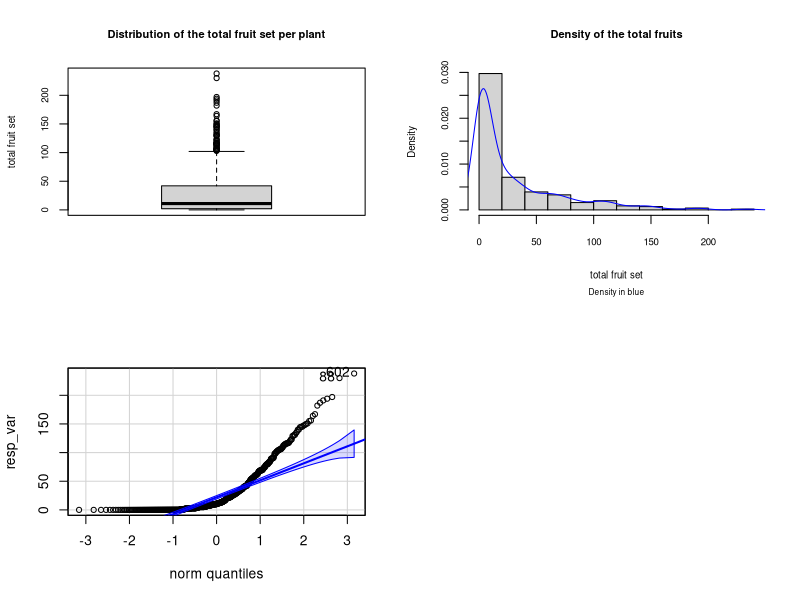

Generate this figure with R: (Note: this script raises an error after producing the figure.)
## ---- chunk 1

setwd(dir="/Users/Baboo19/Documents/R/")

dataframe <- read.csv("arabidopsis.csv", sep=",", header=TRUE)
head(dataframe)
names(dataframe)
str(dataframe)

# dataframe$reg already as.factor
# dataframe$popu already as.factor
dataframe$gen <- as.factor(dataframe$gen)
dataframe$rack <- as.factor(dataframe$rack)
dataframe$nutrient <- as.factor(dataframe$nutrient)
# dataframe$amd already as.factor
# dataframe$status already as.factor
str(dataframe)



## ---- chunk 2

summary(dataframe)

summary(dataframe$popu) # first line - different factors, second line - number of recurrence 

summary(dataframe$gen) # first line - different factors, second line - number of recurrence



summary(dataframe$popu[dataframe$reg=="NL"]) # 2 populations in NL
summary(dataframe$popu[dataframe$reg=="SP"]) # 4 populations in SP
summary(dataframe$popu[dataframe$reg=="SW"]) # 3 populations in SW

summary(dataframe$gen[dataframe$reg=="NL"]) ### gen nested in reg
summary(dataframe$gen[dataframe$reg=="SP"]) ### gen nested in reg
summary(dataframe$gen[dataframe$reg=="SW"]) ### gen nested in reg

summary(dataframe$rack[dataframe$reg=="NL"])
summary(dataframe$rack[dataframe$reg=="SP"])
summary(dataframe$rack[dataframe$reg=="SW"])

summary(dataframe$nutrient[dataframe$reg=="NL"])
summary(dataframe$nutrient[dataframe$reg=="SP"])
summary(dataframe$nutrient[dataframe$reg=="SW"])

summary(dataframe$amd[dataframe$reg=="NL"])
summary(dataframe$amd[dataframe$reg=="SP"])
summary(dataframe$amd[dataframe$reg=="SW"])

summary(dataframe$status[dataframe$reg=="NL"]) ### !! ++ Normal
summary(dataframe$status[dataframe$reg=="SP"]) ### !! ++ Normal
summary(dataframe$status[dataframe$reg=="SW"]) ### !! ++ Normal


summary(dataframe$rack[dataframe$nutrient=="1"])
summary(dataframe$rack[dataframe$nutrient=="8"])

summary(dataframe$amd[dataframe$nutrient=="1"])
summary(dataframe$amd[dataframe$nutrient=="8"])

summary(dataframe$amd[dataframe$rack=="1"])
summary(dataframe$amd[dataframe$rack=="2"])


summary(dataframe$status[dataframe$nutrient=="1"]) ### !! ++ Normal
summary(dataframe$status[dataframe$nutrient=="8"]) ### !! ++ Normal

summary(dataframe$status[dataframe$rack=="1"]) ### !! ++ Normal
summary(dataframe$status[dataframe$rack=="2"]) ### !! ++ Normal

summary(dataframe$status[dataframe$amd=="clipped"]) ### !! ++ Normal
summary(dataframe$status[dataframe$amd=="unclipped"]) ### !! ++ Normal

summary(dataframe$gen[dataframe$status=="Normal"]) ## unbalance gen and status...
summary(dataframe$gen[dataframe$status=="Petri.Plate"]) ## unbalance gen and status...
summary(dataframe$gen[dataframe$status=="Transplant"]) ## unbalance gen and status...



xtabs(~reg+popu, dataframe) # popu nested in reg
xtabs(~reg+gen, dataframe) # gen nested in reg
xtabs(~reg+rack, dataframe) # less in NL
xtabs(~reg+nutrient, dataframe) # less in NL
xtabs(~reg+amd, dataframe) # less in NL
xtabs(~reg+status, dataframe) # unbalanced status...
xtabs(~reg+total.fruits, dataframe)

xtabs(~popu+gen, dataframe) # gen nested in popu, which is nested in reg
xtabs(~popu+rack, dataframe)
xtabs(~popu+nutrient, dataframe)
xtabs(~popu+amd, dataframe)
xtabs(~popu+status, dataframe) # unbalanced status...
xtabs(~popu+total.fruits, dataframe)

xtabs(~gen+rack, dataframe)
xtabs(~gen+nutrient, dataframe) # unbalanced gen...
xtabs(~gen+amd, dataframe) # unbalanced gen...
xtabs(~gen+status, dataframe) # unbalanced gen and status...
xtabs(~gen+total.fruits, dataframe)

xtabs(~rack+nutrient, dataframe)
xtabs(~rack+amd, dataframe)
xtabs(~rack+status, dataframe) # unbalanced status...
xtabs(~rack+total.fruits, dataframe)

xtabs(~nutrient+amd, dataframe)
xtabs(~nutrient+status, dataframe) # unbalanced status...
xtabs(~nutrient+total.fruits, dataframe)

xtabs(~amd+status, dataframe) # unbalanced status...
xtabs(~amd+total.fruits, dataframe)

# popu is nested in reg
# gen is nested in popu, which is nested in reg
# less data from NL
# status : more Normal, than Transplant, than Petri.Plate
# gen : some genotypes have twice or three times more data
## ---- chunk 3
# as.factor() conversion available in the "r setup" code
## ---- chunk 4

#install.packages("car")
#install.packages("MASS")
#install.packages("lme4")
#install.packages("Matrix")
library("car"); library("MASS"); library("lme4"); library("Matrix")

par(mfrow=c(2,2))
boxplot(dataframe$total.fruits, main="Distribution of the total fruit set per plant", ylab="total fruit set", cex.main=0.8, cex.axis=0.7, cex.lab=0.7)

# plot(density(dataframe$total.fruits), col="blue")
hist(dataframe$total.fruits, prob=TRUE, main="Density of the total fruits", sub="Density in blue", xlab="total fruit set", cex.main=0.8, cex.axis=0.7, cex.lab=0.7, cex.sub=0.6)
lines(density(dataframe$total.fruits), col="blue")

resp_var <- dataframe$total.fruits
qqp(resp_var, "norm")

poisson <- fitdistr(resp_var, "Poisson")
qqp(resp_var, "pois", poisson$estimate)
## ---- chunk 5

exp <- fitdistr(resp_var, "exponential")
qqp(resp_var, "exp", exp$estimate)

resp_var <- dataframe$total.fruits + 1 # shifting values - changing 0 to 1
qqp(resp_var, "norm")

log <- fitdistr(resp_var, "log-normal")
qqp(resp_var, "lnorm")

gamma <- fitdistr(resp_var, "gamma")
qqp(resp_var, "gamma", shape=gamma$estimate[[1]], rate=gamma$estimate[[2]])

## ---- chunk 6
library(ggplot2)
library(gridExtra)

names_df <- c(reg = "Country of origin", popu = "Population of origin", gen = "Genotype", rack = "Greenhouse racks", nutrient = "Fertilization treatment", amd = "Simulated herbivory", status = "Germination method") # variables' name and units

plots_df <- function(df){
  plotslist <- list()
  count <- 1
  for (c in colnames(df)){
    if (c!= "total.fruits"){
      plotslist[[count]] <- ggplot(data=df) +
        geom_boxplot(aes_string(x = df[,c], y = df$total.fruits)) +
        theme_bw() + xlab(names_df[c]) + ylab("Total fruit set") +
        ggtitle(paste("Total fruit set VS", names_df[c])) +
        theme(plot.title = element_text(size = 12, face = "bold"))
    }
    count <- count + 1
  }
  return(plotslist) 
}


#plots_df(dataframe)

grid.arrange(grobs=plots_df(dataframe), ncol = 2)
## ---- chunk 7

#install.packages("lme4")
#library("lme4")

all <- glmer(total.fruits~amd*nutrient+(1|status)+(1|rack)+(1|gen)+(1|popu)+(1|reg), dataframe, family="poisson")
# all 
summary(all)

## ---- chunk 8

wo_status <- glmer(total.fruits~amd*nutrient+(1|rack)+(1|gen)+(1|popu)+(1|reg), dataframe, family="poisson")
# wo_status
summary(wo_status)

wo_rack <- glmer(total.fruits~amd*nutrient+(1|status)+(1|gen)+(1|popu)+(1|reg), dataframe, family="poisson")
# wo_rack
summary(wo_rack)

wo_gen <- glmer(total.fruits~amd*nutrient+(1|status)+(1|rack)+(1|popu)+(1|reg), dataframe, family="poisson")
# wo_gen
summary(wo_gen)

wo_popu <- glmer(total.fruits~amd*nutrient+(1|status)+(1|rack)+(1|gen)+(1|reg), dataframe, family="poisson")
# wo_popu
summary(wo_popu)

wo_reg <- glmer(total.fruits~amd*nutrient+(1|status)+(1|rack)+(1|gen)+(1|popu), dataframe, family="poisson")
# wo_reg
summary(wo_reg)

## ---- chunk 9
AIC(all, wo_status, wo_rack, wo_gen, wo_popu, wo_reg)
# Akaike information criterion
# measure of the relatve quality of statistical models for a given set of data
# estimate the quality of each model - means for model selection
# relative estimate of the information lost for each model
# the preferred model is the one with the minimum AIC value

#BIC(all, wo_status, wo_rack, wo_gen, wo_popu, wo_reg)
# Bayesian information criterion - more strong penalization of the number of parameters

# lower AIC - wo_reg

## ---- chunk 10

wo_reg <- glmer(total.fruits~amd*nutrient+(1|status)+(1|rack)+(1|gen)+(1|popu), dataframe, family="poisson")
# wo_reg
summary(wo_reg)

## ---- chunk 11
ggplot(data=dataframe, aes(x=amd, y=total.fruits)) +
  facet_grid(~nutrient) +
  geom_boxplot() +
  theme_bw() +
  ggtitle(expression(atop("Total fruit set when minimal nutrient (1) and abundant nutrient (2)", atop("according to the simulated herbivory (amd: clipped and unclipped)"))))

## ---- chunk 12
summary(dataframe$total.fruits)

## ---- chunk 13

par(mfrow=c(1,2))
resp_var <- dataframe$total.fruits + 1 # shifting values +1
qqp(resp_var, "norm")

gamma <- fitdistr(resp_var, "gamma")
qqp(resp_var, "gamma", shape=gamma$estimate[[1]], rate=gamma$estimate[[2]])

## ---- chunk 14

all <- glmer(total.fruits~amd*nutrient+(1|status)+(1|rack)+(1|gen)+(1|popu)+(1|reg), dataframe, family="poisson")
# all
summary(all)


## ---- chunk 15

wo_status <- glmer(total.fruits~amd*nutrient+(1|rack)+(1|gen)+(1|popu)+(1|reg), dataframe, family="poisson")
# wo_status
summary(wo_status)


## ---- chunk 16

wo_rack <- glmer(total.fruits~amd*nutrient+(1|status)+(1|gen)+(1|popu)+(1|reg), dataframe, family="poisson")
# wo_rack
summary(wo_rack)


## ---- chunk 17

wo_gen <- glmer(total.fruits~amd*nutrient+(1|status)+(1|rack)+(1|popu)+(1|reg), dataframe, family="poisson")
# wo_gen
summary(wo_gen)


## ---- chunk 18

wo_popu <- glmer(total.fruits~amd*nutrient+(1|status)+(1|rack)+(1|gen)+(1|reg), dataframe, family="poisson")
# wo_popu
summary(wo_popu)


## ---- chunk 19

wo_reg <- glmer(total.fruits~amd*nutrient+(1|status)+(1|rack)+(1|gen)+(1|popu), dataframe, family="poisson")
# wo_reg
summary(wo_reg)


